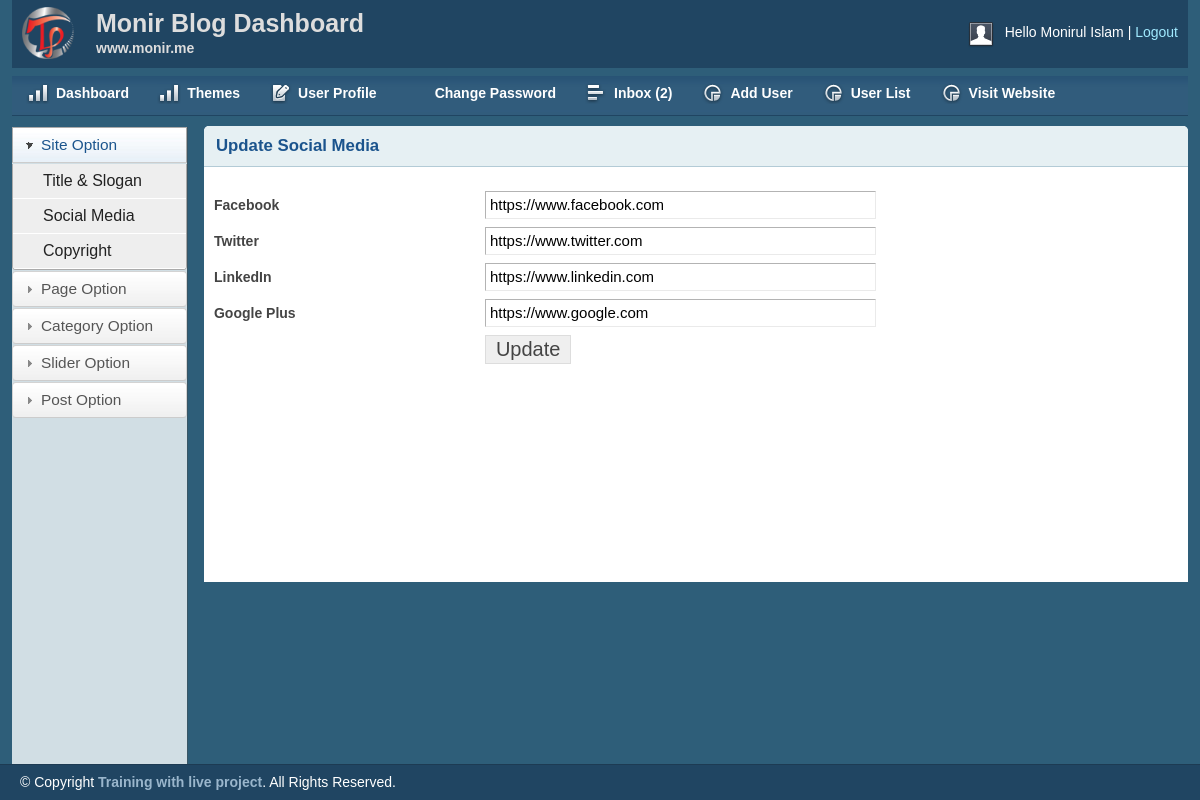
/admin/social.php (signed in), run on the app's committed database.
### tables this page shows
CREATE TABLE `tbl_options` (
  `id` int(11) NOT NULL,
  `title` varchar(255) NOT NULL,
  `slogan` varchar(255) NOT NULL,
  `logo` varchar(255) NOT NULL,
  `themes` varchar(255) NOT NULL,
  `facebook_url` varchar(255) NOT NULL,
  `twitter_url` varchar(255) NOT NULL,
  `google_url` varchar(255) NOT NULL,
  `linkedin_url` varchar(255) NOT NULL,
  `copyright` varchar(255) NOT NULL
);

### lib/Database.php (called while the page is built, shortened)
<?php
Class Database{
	public $host   = DB_HOST;
	public $user   = DB_USER;
	public $pass   = DB_PASS;
	public $dbname = DB_NAME;
	public $link;
	private function connectDB(){
	$this->link = new mysqli($this->host, $this->user, $this->pass, $this->dbname);
 }
	public function select($query){
		$result = $this->link->query($query) or die($this->link->error.__LINE__);
		if($result->num_rows > 0){
			return $result;
		} else {
			return false;
		}
	}
}

### admin/social.php (the view, shortened to what this page needs)
<?php include_once 'inc/header.php'; ?>
<?php include_once 'inc/sidebar.php'; ?>
    <div class="grid_10">
        <div class="box round first grid">
            <h2>Update Social Media</h2>
            <?php
                $query ="SELECT * FROM tbl_options WHERE id=1";
                $select = $db->select($query);
                if( $select ) {
                    while( $result = $select->fetch_assoc() ) {
            ?>
            <div class="block">
             <form action="" method="post">
                <table class="form">
                    <tr>
                        <td>
                            <label>Facebook</label>
                        </td>
                        <td>
                            <input type="text" name="facebook_url" value="<?php echo $result['facebook_url']; ?>" class="medium" />
                        </td>
                    </tr>
					 <tr>
                        <td>
                            <label>Twitter</label>
                        </td>
                        <td>
                            <input type="text" name="twitter_url" value="<?php echo $result['twitter_url']; ?>" class="medium" />
                        </td>
                    </tr>
					 <tr>
                        <td>
                            <label>LinkedIn</label>
                        </td>
                        <td>
                            <input type="text" name="linkedin_url" value="<?php echo $result['linkedin_url']; ?>" class="medium" />
                        </td>
                    </tr>
					 <tr>
                        <td>
                            <label>Google Plus</label>
                        </td>
                        <td>
                            <input type="text" name="google_url" value="<?php echo $result['google_url']; ?>" class="medium" />
                        </td>
                    </tr>
					 <tr>
                        <td></td>
                        <td>
                            <input type="submit" name="submit" Value="Update" />
                        </td>
                    </tr>
                </table>
                </form>
            </div>
            <?php } } ?>
        </div>
    </div>
<?php include_once 'inc/footer.php'; ?>

### admin/css/layout.css (style rules this page uses)
body { background: #fff none repeat scroll 0 0; color: #444; font-size: 14px; padding: 0; }
h1, h2, h3, h4, h5, h6 { line-height:1.2em; margin-bottom:.3em; }
h2 { margin-top:1em; }
.box { background:#fff; margin-bottom:20px; padding:10px 10px 10px 10px; margin-left:-8px; }
.box.grid { padding-bottom:40px; }
.box.round { -moz-border-radius: 5px 5px 0px 0px; -webkit-border-radius: 5px 5px 0px 0px; border-radius: 5px 5px 0px 0px; }
.box h2 { font-size:1.2em; font-weight:bold; color:#1B548D; background:#E6F0F3; margin:-10px -10px 0 -10px; padding:10px 12px; border-bottom:1px solid #B3CBD6; -moz-border-radius: 5px 5px 0px 0px; -webkit-border-radius: 5px 5px 0px 0px; border-radius: 5px 5px 0px 0px; }
.box.first { min-height: 406px; }
.block { padding-top:20px; }
table.form { width:100%; }
table.form td { padding:4px 0px; }
table.form label { font-weight:bold; }
table.form input, table.form select { font-size: 15px; padding: 4px 4px 5px 4px; border-top: 1px solid #b3b3b3; border-left: 1px solid #b3b3b3; border-right: 1px solid #eaeaea; border-bottom: 1px solid #eaeaea; }
table.form input[type="submit"] { border: 1px solid #ddd; color: #444; cursor: pointer; font-size: 20px; padding: 2px 10px; }
input.medium { width: 55%; }
.block { padding-bottom:1px; }

### data on the page
tbl_options: facebook_url "https://www.facebook.com", twitter_url "https://www.twitter.com", linkedin_url "https://www.linkedin.com", google_url "https://www.google.com"

### other printed values
Session::get('name') "Monirul Islam"
mysqli_num_rows($inb_msg) "2"
